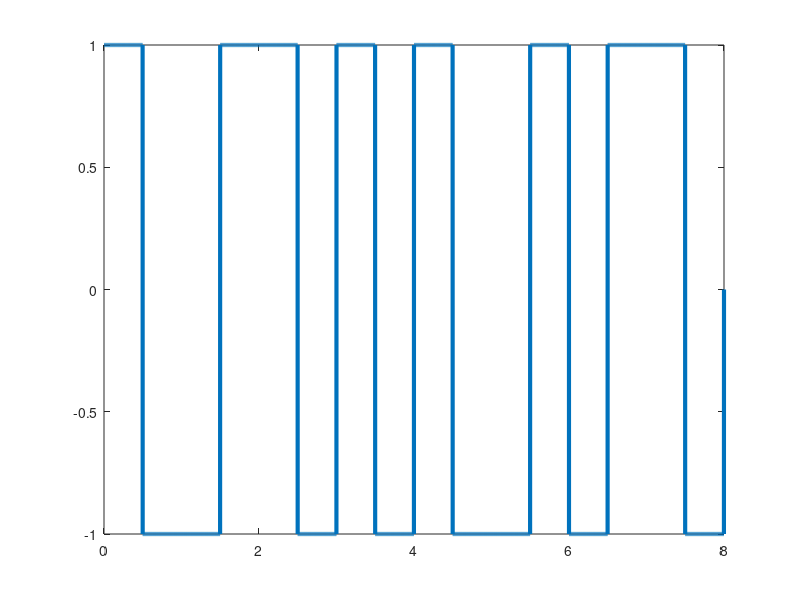

MATLAB code to generate this figure:
clc;
clear all;

bits = [1 0 1 1 1 0 0 1];
bitrate = 1;
n = 1000;
T = length(bits)/bitrate;
N = n*length(bits);
dt = T/N;
t = 0:dt:T;
x = zeros(1,length(t));
for i=1:length(bits)
  if bits(i)==1
    x((i-1)*n+1:(i-1)*n+n/2) = 1;
    x((i-1)*n+n/2:i*n) = -1;
  else
    x((i-1)*n+1:(i-1)*n+n/2) = -1;
    x((i-1)*n+n/2:i*n) = 1;
  end
end
plot(t, x, 'Linewidth', 3);
counter = 0;
for i = 1:length(t)
  if t(i)>counter
    counter = counter + 1;
    if x(i)>0
      result(counter) = x(i);
    else result(counter) = 0;
    end
  end
end
disp('Manchester Decoding:');
disp(result);